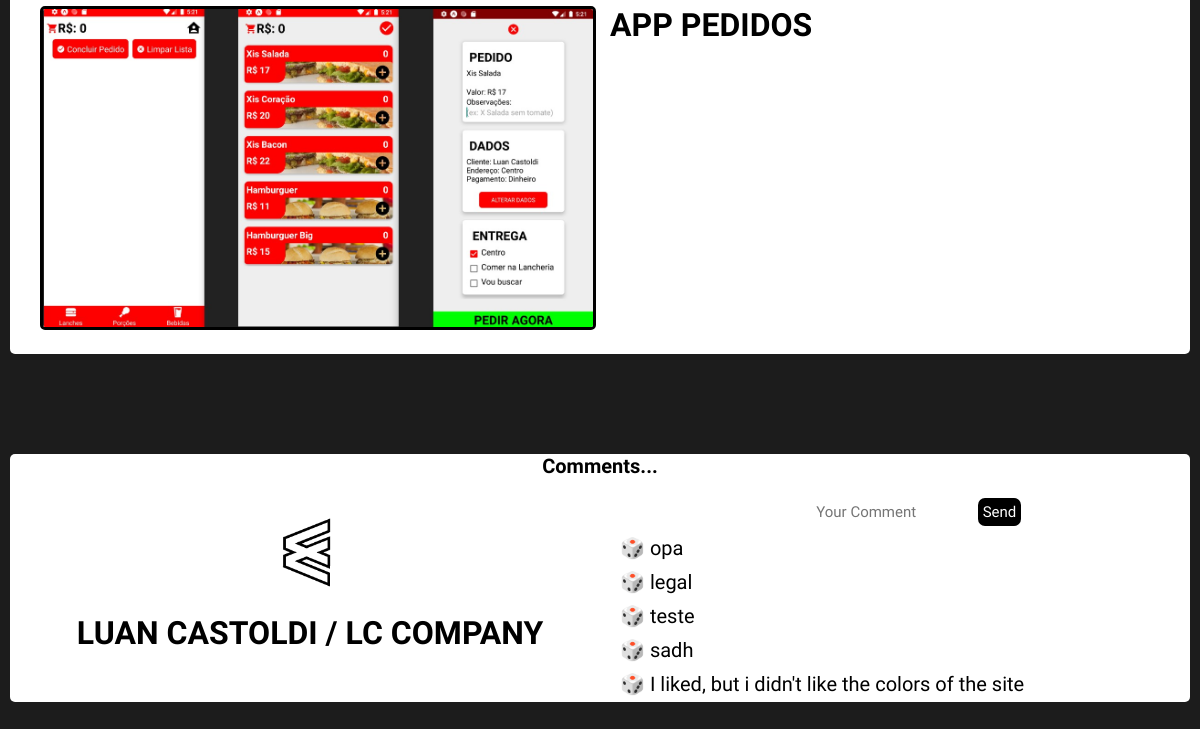
Page /home.php (lower part) on the earlier database version.
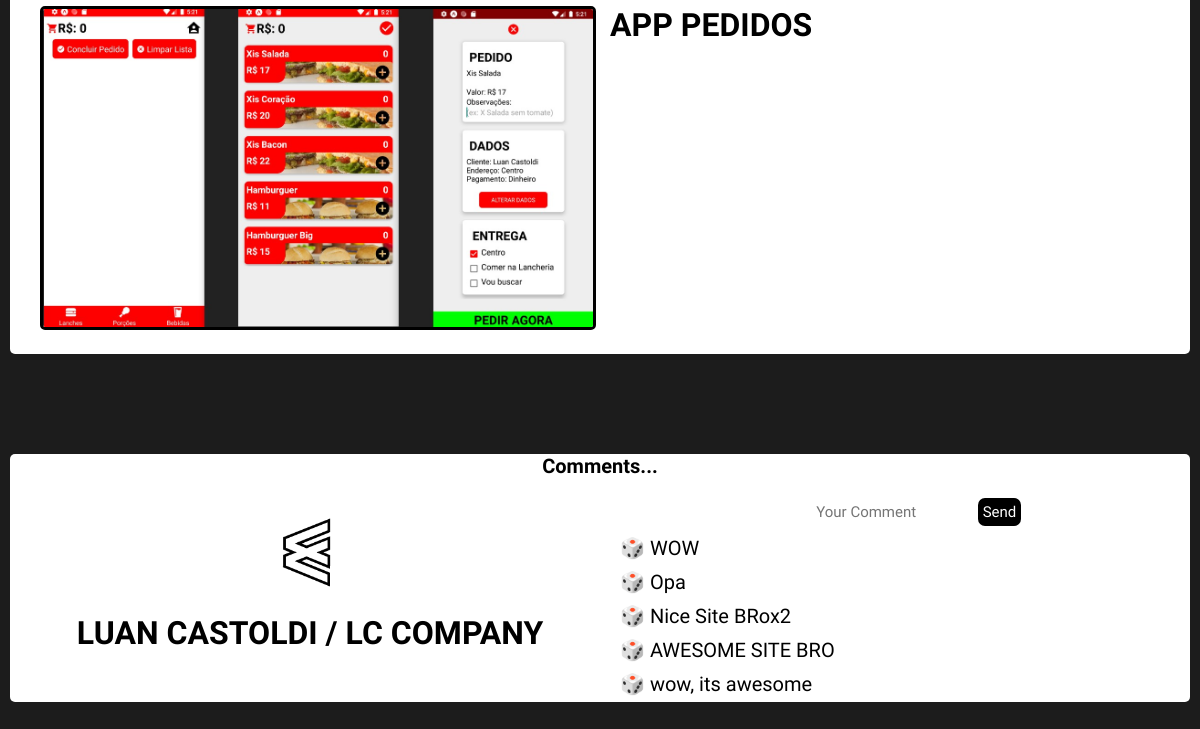
Same page on the later database version.
### tables this page shows
CREATE TABLE "dados" (
	"id"	INTEGER DEFAULT 1,
	"mensage"	TEXT NOT NULL,
	PRIMARY KEY("id" AUTOINCREMENT)
);

### home.php (the view, shortened to what this page needs)
<?php
$PDO = new PDO("sqlite:data.db");
$sqlListar = $PDO->prepare("SELECT mensage FROM dados ORDER BY id DESC  LIMIT 5 ");
$sqlListar->execute();
$dadosListagem = $sqlListar->fetchAll();
?>
<!DOCTYPE html>
<html>
<head>
	<link rel="stylesheet" href="css/style.css?time=<?= time() ?>">
	<link rel="stylesheet" href="css/unsemantic-grid-responsive.css">
</head>
<body>
	<div class="grid-container">
		<div class="grid-100 divPro">
			<div class="grid-100 allPro showText ">
				<div class="grid-50 zoom ">
					<img src="imgs/pedido.jpg" class="imgShow">
				</div>
				<div class="grid-50 textAll">
					<h1 class="titlePro">APP PEDIDOS
					</h1>
				</div>
			</div>
		</div>
		<div class="grid-100 comments">
			<h1 class="resume">Comments...</h1>
			<div class="grid-50" style="margin-bottom: 50px;">
				<img src="css/imagens/logo.png" style="visibility: visible; width: 20%; height: 20%; padding: 0; margin: 0;">
				<h1>LUAN CASTOLDI / LC COMPANY</h1>
			</div>
			<div class="grid-50">
				<form name="frmList" action="insert.php" method="post">
					<input type="text" name="mensage" required="required" maxlength="50" autocomplete="disabled" placeholder="Your Comment">
					<input type="submit" value="Send">
				</form>
				<?php
				foreach ($dadosListagem as $mensagens) {
				?>
					<div class="grid-100 global-comments">
						<div>
							<p>🎲 <?= $mensagens["mensage"] ?></p>
						</div>
					</div>
				<?php
				}
				?>
			</div>
		</div>
	</div>
</body>
</html>

Differences in the rows shown:
no longer on this page (row unchanged): dados: mensage "opa"
no longer on this page (row unchanged): dados: mensage "legal"
no longer on this page (row unchanged): dados: mensage "teste"
no longer on this page (row unchanged): dados: mensage "sadh"
no longer on this page (row unchanged): dados: mensage "I liked, but i didn't like the colors of the site"
added dados: mensage "WOW"
added dados: mensage "Opa"
added dados: mensage "Nice Site BRox2"
added dados: mensage "AWESOME SITE BRO"
added dados: mensage "wow, its awesome"
